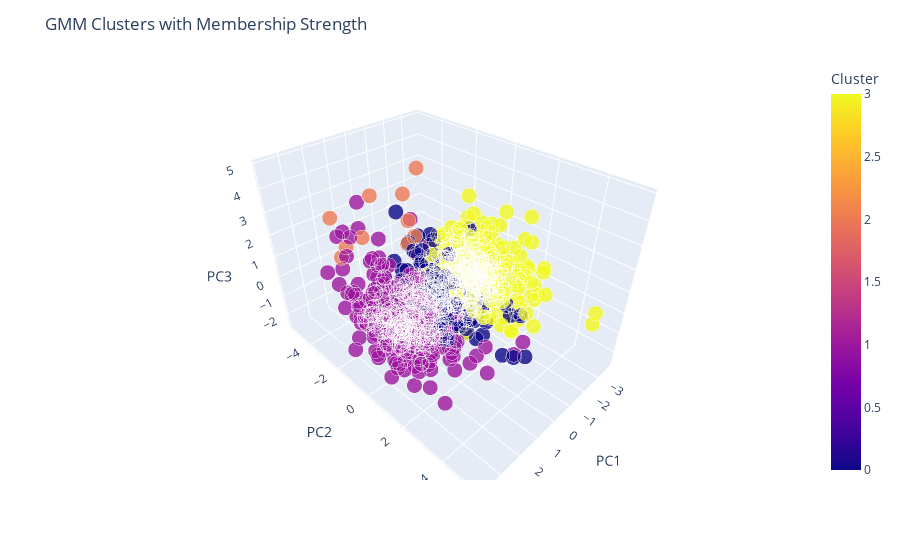

This figure's notebook cell:
### Code cell
import plotly.express as px

# Create improved 3D visualization
fig = px.scatter_3d(
    pca_df,
    x='PC1',
    y='PC2',
    z='PC3',
    color='gmm_cluster',
    size='membership_strength',
    hover_data=['PC1', 'PC2', 'PC3'],
    opacity=0.8,
    color_discrete_sequence=px.colors.qualitative.Bold,  # Use a more distinct color palette
    size_max=15  # Limit maximum point size
)

# Improve layout
fig.update_layout(
    title='GMM Clusters with Membership Strength',
    scene=dict(
        xaxis_title='PC1',
        yaxis_title='PC2',
        zaxis_title='PC3'
    )
)

# Add a more informative legend title
fig.update_layout(coloraxis_colorbar=dict(title="Cluster"))

fig.show()

### Figure 1 — Plotly figure (JSON) as saved in the notebook; plotly's stock layout.template omitted (floating-point values rounded to 4 significant figures; data arrays with more than 128 entries replaced by an {"elided": "..."} marker saying what was removed)
{"data": [{"hovertemplate": "PC1=%{x}<br>PC2=%{y}<br>PC3=%{z}<br>membership_strength=%{marker.size}<br>gmm_cluster=%{marker.color}<extra></extra>", "legendgroup": "", "marker": {"color": {"elided": "1000 int values"}, "coloraxis": "coloraxis", "opacity": 0.8, "size": {"elided": "1000 float values"}, "sizemode": "area", "sizeref": 0.004444, "symbol": "circle"}, "mode": "markers", "name": "", "scene": "scene", "showlegend": false, "type": "scatter3d", "x": {"elided": "1000 float values"}, "y": {"elided": "1000 float values"}, "z": {"elided": "1000 float values"}}], "layout": {"coloraxis": {"colorbar": {"title": {"text": "Cluster"}}, "colorscale": [[0, "#0d0887"], [0.1111, "#46039f"], [0.2222, "#7201a8"], [0.3333, "#9c179e"], [0.4444, "#bd3786"], [0.5556, "#d8576b"], [0.6667, "#ed7953"], [0.7778, "#fb9f3a"], [0.8889, "#fdca26"], [1, "#f0f921"]]}, "legend": {"itemsizing": "constant", "tracegroupgap": 0}, "margin": {"t": 60}, "scene": {"domain": {"x": [0, 1], "y": [0, 1]}, "xaxis": {"title": {"text": "PC1"}}, "yaxis": {"title": {"text": "PC2"}}, "zaxis": {"title": {"text": "PC3"}}}, "title": {"text": "GMM Clusters with Membership Strength"}}}
